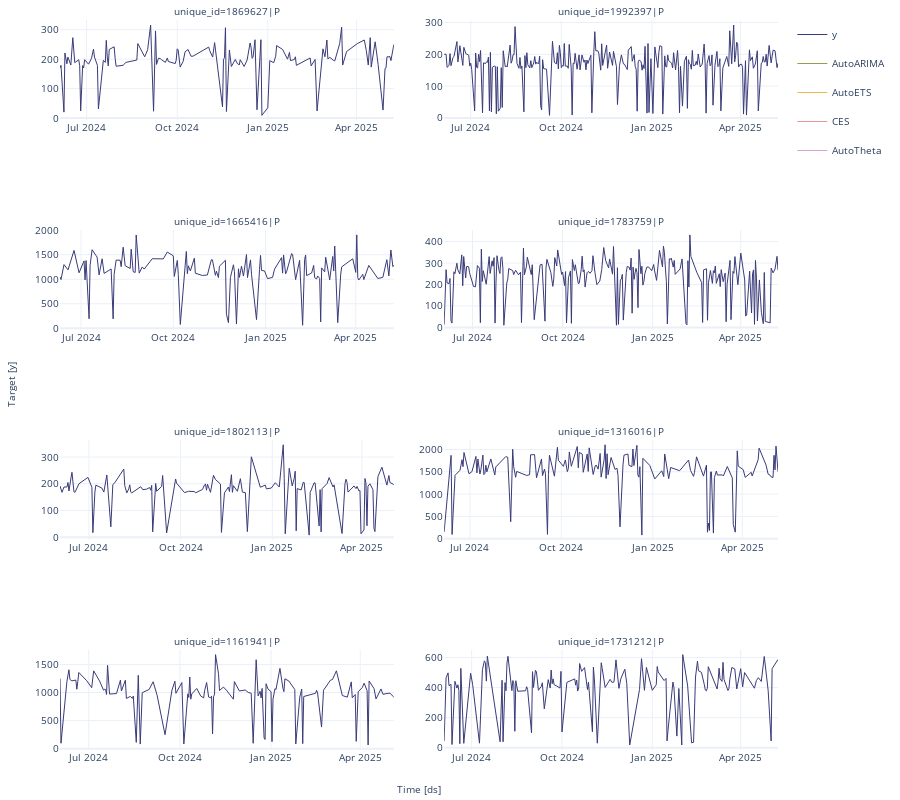

Notebook code for this chart:
### Code cell
# StatsForecast plot
auto_sf.plot(plot_df, stock_pred_auto, engine='plotly')
